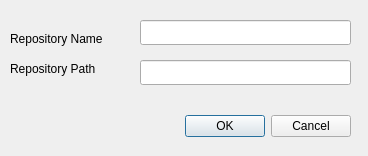
<?xml version="1.0" encoding="UTF-8"?>
<ui version="4.0">
 <class>repoDialog</class>
 <widget class="QDialog" name="repoDialog">
  <property name="geometry">
   <rect>
    <x>0</x>
    <y>0</y>
    <width>368</width>
    <height>156</height>
   </rect>
  </property>
  <property name="windowTitle">
   <string>Add Repository</string>
  </property>
  <widget class="QDialogButtonBox" name="buttonBox">
   <property name="geometry">
    <rect>
     <x>10</x>
     <y>110</y>
     <width>341</width>
     <height>32</height>
    </rect>
   </property>
   <property name="orientation">
    <enum>Qt::Horizontal</enum>
   </property>
   <property name="standardButtons">
    <set>QDialogButtonBox::Cancel|QDialogButtonBox::Ok</set>
   </property>
  </widget>
  <widget class="QLineEdit" name="repoPath">
   <property name="geometry">
    <rect>
     <x>140</x>
     <y>60</y>
     <width>211</width>
     <height>25</height>
    </rect>
   </property>
  </widget>
  <widget class="QLabel" name="lrepoPath">
   <property name="geometry">
    <rect>
     <x>10</x>
     <y>60</y>
     <width>111</width>
     <height>17</height>
    </rect>
   </property>
   <property name="text">
    <string>Repository Path</string>
   </property>
  </widget>
  <widget class="QLabel" name="lrepoName">
   <property name="geometry">
    <rect>
     <x>10</x>
     <y>30</y>
     <width>121</width>
     <height>17</height>
    </rect>
   </property>
   <property name="text">
    <string>Repository Name</string>
   </property>
  </widget>
  <widget class="QLineEdit" name="repoName">
   <property name="geometry">
    <rect>
     <x>140</x>
     <y>20</y>
     <width>211</width>
     <height>25</height>
    </rect>
   </property>
  </widget>
 </widget>
 <resources/>
 <connections>
  <connection>
   <sender>buttonBox</sender>
   <signal>accepted()</signal>
   <receiver>repoDialog</receiver>
   <slot>accept()</slot>
   <hints>
    <hint type="sourcelabel">
     <x>248</x>
     <y>254</y>
    </hint>
    <hint type="destinationlabel">
     <x>157</x>
     <y>274</y>
    </hint>
   </hints>
  </connection>
  <connection>
   <sender>buttonBox</sender>
   <signal>rejected()</signal>
   <receiver>repoDialog</receiver>
   <slot>reject()</slot>
   <hints>
    <hint type="sourcelabel">
     <x>316</x>
     <y>260</y>
    </hint>
    <hint type="destinationlabel">
     <x>286</x>
     <y>274</y>
    </hint>
   </hints>
  </connection>
 </connections>
</ui>
